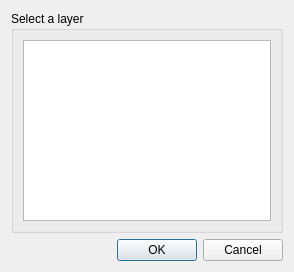
<?xml version="1.0" encoding="UTF-8"?>
<ui version="4.0">
 <class>DlgDataIOLoadTESingleLayer</class>
 <widget class="QDialog" name="DlgDataIOLoadTESingleLayer">
  <property name="windowModality">
   <enum>Qt::ApplicationModal</enum>
  </property>
  <property name="geometry">
   <rect>
    <x>0</x>
    <y>0</y>
    <width>294</width>
    <height>272</height>
   </rect>
  </property>
  <property name="sizePolicy">
   <sizepolicy hsizetype="Fixed" vsizetype="Fixed">
    <horstretch>0</horstretch>
    <verstretch>0</verstretch>
   </sizepolicy>
  </property>
  <property name="windowTitle">
   <string>Open a Trends.Earth file</string>
  </property>
  <layout class="QGridLayout" name="gridLayout">
   <item row="3" column="0">
    <widget class="QDialogButtonBox" name="buttonBox">
     <property name="standardButtons">
      <set>QDialogButtonBox::Cancel|QDialogButtonBox::Ok</set>
     </property>
    </widget>
   </item>
   <item row="0" column="0">
    <widget class="QGroupBox" name="groupBox">
     <property name="title">
      <string>Select a layer</string>
     </property>
     <layout class="QVBoxLayout" name="verticalLayout_2">
      <item>
       <widget class="QListView" name="layers_view">
        <property name="sizePolicy">
         <sizepolicy hsizetype="Expanding" vsizetype="Expanding">
          <horstretch>0</horstretch>
          <verstretch>0</verstretch>
         </sizepolicy>
        </property>
        <property name="minimumSize">
         <size>
          <width>200</width>
          <height>150</height>
         </size>
        </property>
        <property name="selectionMode">
         <enum>QAbstractItemView::SingleSelection</enum>
        </property>
       </widget>
      </item>
     </layout>
    </widget>
   </item>
  </layout>
 </widget>
 <resources/>
 <connections/>
</ui>
